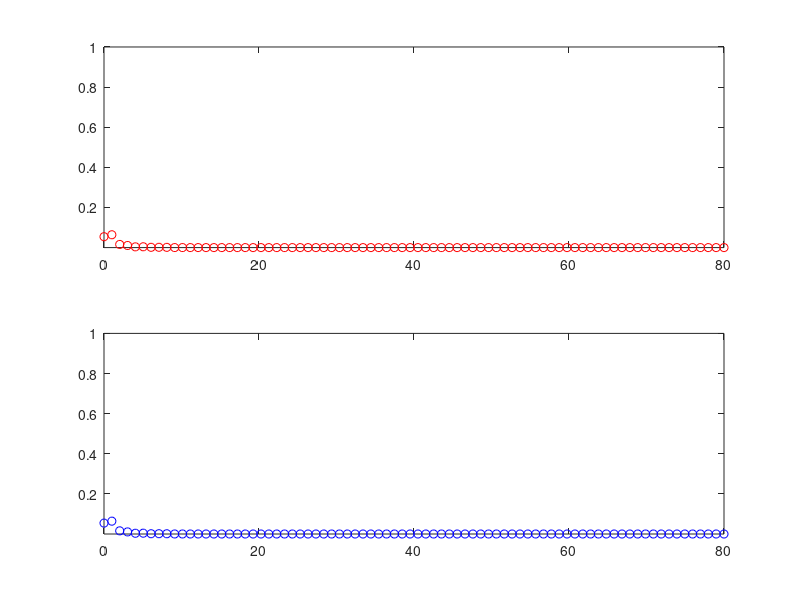

MATLAB code for this plot:
function [] = Experiment2()
%% First, we construct a square A with random singular vectors and 
%% widely varying singular values spaced by factors of 2 between 2^-1 and 2^-80
[U, ~] = qr(randn(80)); % Set U to a random orthogonal matrix
[V, ~] = qr(randn(80)); % Set V to a random orthogonal matrix
S = diag(2.^(-1:-1:-80)); % Set S to a diagonal matrix with exponentially graded entries
A = U * S * V; % Set A to a matrix with these entries as singular values
[m, n] = size(A);

%% Now, we use 'classical' and 'modified' Gram-Schmidt to compute QR factorization of A.
% classical 
QC = zeros(m, n); RC = zeros(m, n); VC = A;
for j = 1:n
    for i = 1:j-1
        RC(i, j) = dot(QC(:, i), VC(:, j));
        VC(:, j) = VC(:, j) - RC(i, j) * QC(:, i);
    end
    RC(j, j) = norm(VC(:, j));
    QC(:, j) = VC(:, j) ./ RC(j, j);
end

% modified 
QM = zeros(m, n); RM = zeros(m, n); VM = A;
for i = 1:n
    RM(i, i) = norm(VM(:, i));
    QM(:, i) = VM(:, i) ./ RM(i, i);
    for j = i+1:n
        RM(i, j) = dot(QM(:, i), VM(:, j));
        VM(:, j) = VM(:, j) - RM(i, j) * QM(:, i);
    end
end

%% Finally, we plot the diagonal elements r_jj produced by both computations
format("longEng");
% Modified
j = linspace(0, 80, 80);
r_jj = diag(RM);
subplot(2, 1, 1);
plot(j, r_jj, 'o', 'Color', 'r');
axis([0 80 10^(-25), 1]);
hold on;

% Classical
i = linspace(0, 80, 80);
r_ii = diag(RC);
subplot(2, 1, 2);
plot(i, r_ii, 'o', 'Color', 'b');
axis([0 80 10^(-25), 1]);

end
